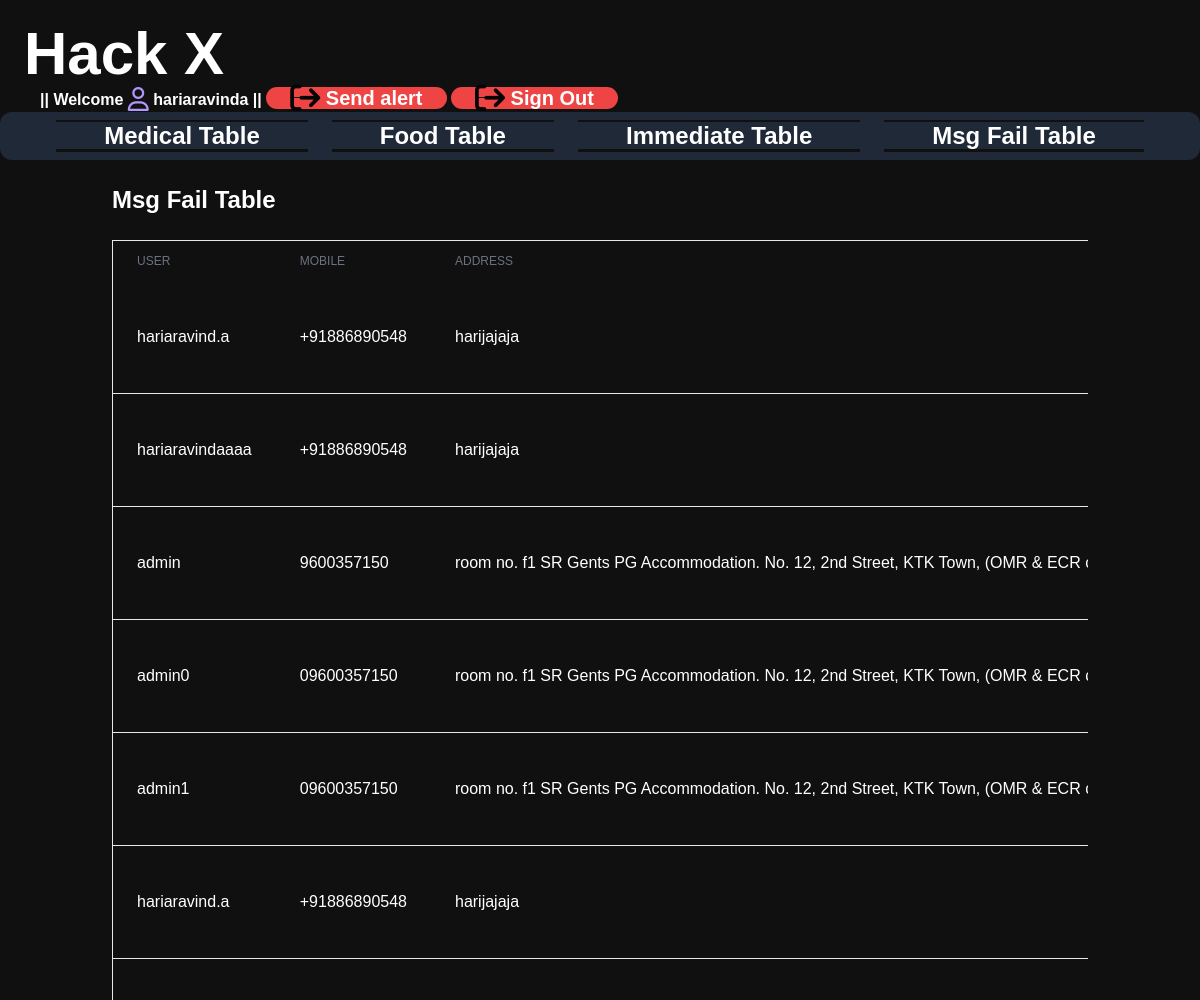
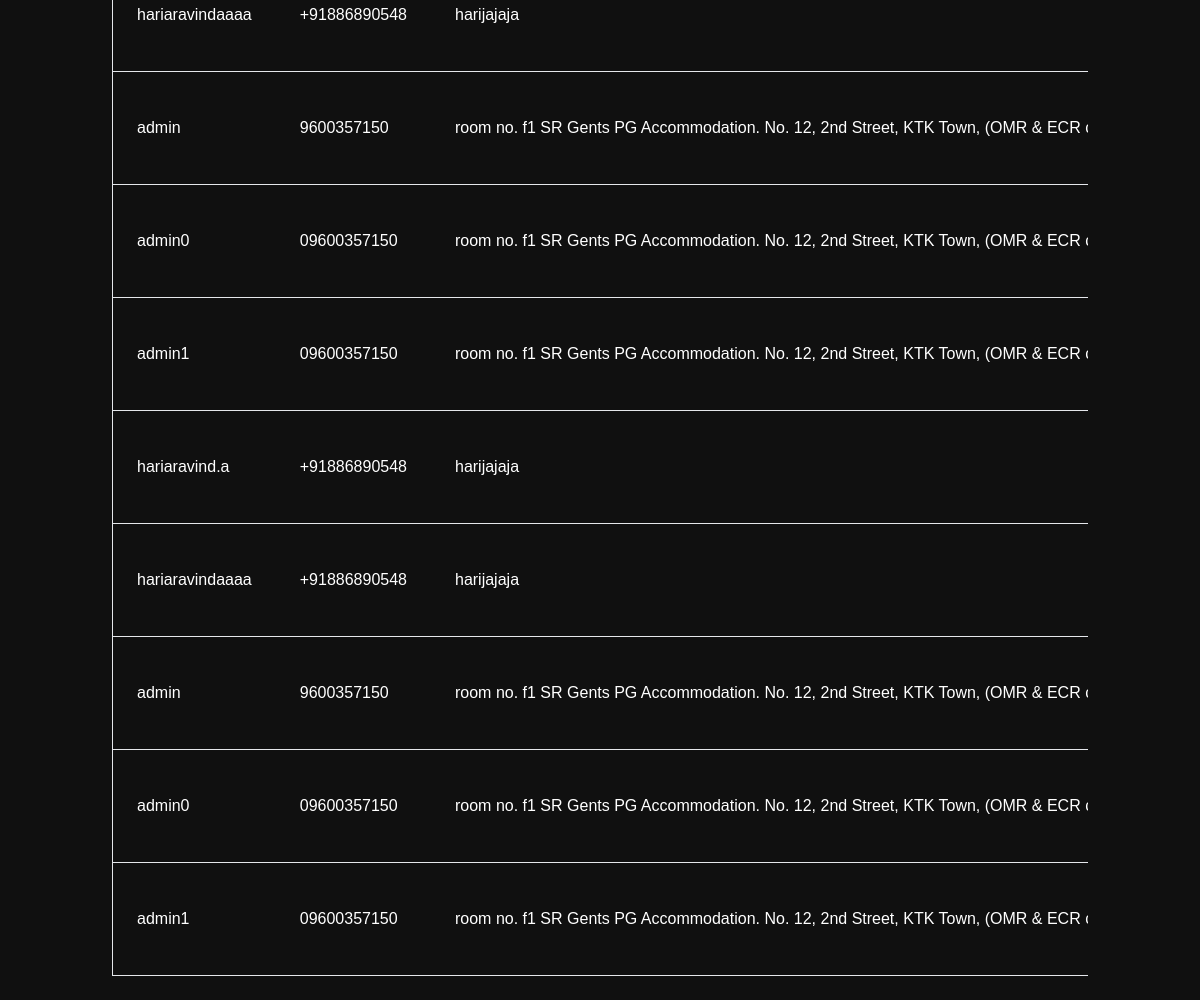
Screenshot of /failmsg/ (signed in) with the database file from the repository (2 pictures, top to bottom).
### myapp/models.py (models this page shows, shortened)
class FailMsg(models.Model):
    name = models.CharField(max_length=100)  # Store the user's name
    phone = models.CharField(max_length=15)  # Store the failed phone number
    error_message = models.TextField()  # Store the error message returned from the Twilio API
    address = models.CharField(max_length=255, blank=True, null=True)  # Store the address (optional)
    timestamp = models.DateTimeField(auto_now_add=True)  # Store when the failure happened

### myapp/views.py (the view)
# urls.py: path('failmsg/', views.failmsg_list_view, name='failmsg' )
def failmsg_list_view(request):
    msgs = FailMsg.objects.all()
    return render(request, 'myapp/msgfailtable.html', {
        'msgs': msgs
    })

### myapp/templates/myapp/msgfailtable.html (shortened to what this page needs)
{% extends "myapp/index.html" %}
{% load static %}
{% block content %}
<div class="container mx-auto p-6">
    <h1 class="text-2xl font-bold mb-6">Msg Fail Table</h1>
    <div class="overflow-x-auto">
        <table class="min-w-full bg-white border border-gray-200">
            <thead class="bg-gray-200">
                <tr>
                    <th class="px-6 py-3 text-left text-xs font-medium text-gray-500 uppercase">User</th>
                    <th class="px-6 py-3 text-left text-xs font-medium text-gray-500 uppercase">Mobile</th>
                    <th class="px-6 py-3 text-left text-xs font-medium text-gray-500 uppercase">Address</th>
                </tr>
            </thead>
            <tbody>
                {% for msg in msgs %}
                <tr class="bg-white border-b hover:bg-gray-50">
                    <td class="px-6 py-4 whitespace-nowrap">{{ msg.name }}</td>
                    <td class="px-6 py-4 whitespace-nowrap">{{ msg.phone }}</td>
                    <td class="px-6 py-4 whitespace-nowrap">{{ msg.address }}</td>
                </tr>
                {% empty %}
                <tr>
                    <td colspan="4" class="px-6 py-4 text-center text-gray-500">No medical purposes found.</td>
                </tr>
                {% endfor %}
            </tbody>
        </table>
    </div>
</div>
{% endblock %}

### myapp/templates/myapp/index.html (shortened to what this page needs)
<!doctype html>
<html>
    <head>
        <script src="https://cdn.tailwindcss.com"></script>
        <link rel="stylesheet" href="https://cdnjs.cloudflare.com/ajax/libs/font-awesome/6.5.2/css/all.min.css" />
    </head>
    <body>
            <h1 class="px-6 pt-6  font-semibold text-white text-6xl">Hack X</h1>
            {% if request.user.is_authenticated %}
                    <a class="pl-10 text-white font-semibold">||            Welcome <i class="fa-regular fa-user fa-xl" style="color: #B197FC;"></i>  {{request.user.username}}         ||</a>
                    {% if user.is_superuser %}
                    <a href="{% url 'myapp:send_sms' %}" class="px-6 py- text-xl text-white rounded-xl font-semibold bg-red-500 hover:text-red-500 hover:bg-white"><i class="fa-solid fa-arrow-right-from-bracket fa-xl" style="color: #050505;"></i>   Send alert</a>
                    {% endif %}
                    <a href="{% url 'myapp:logout' %}" class="px-6  text-xl text-white rounded-xl font-semibold bg-red-500 hover:text-red-500 hover:bg-white"><i class="fa-solid fa-arrow-right-from-bracket fa-xl" style="color: #050505;"></i>   Sign Out</a>
        {% endif %}
        {% if request.user.is_authenticated and request.user.is_staff %}
        <div>
            <nav class="bg-gray-800 rounded-xl p-2">
            <ul class="flex justify-center space-x-6 bg-gray-800 text-2xl rounded-xl w-full">
            <li><a href="{% url 'myapp:medical_purpose_list' %}" class="px-12 bg-gray-800 text-white hover:text-blue-400 border-none">Medical Table</a></li>
            <li><a href="{% url 'myapp:food_purpose_list' %}" class="px-12 bg-gray-800 text-white hover:text-blue-400 border-none">Food Table</a></li>
            <li><a href="{% url 'myapp:immediate_purpose_list' %}" class="px-12 bg-gray-800 text-white hover:text-blue-400 border-none">Immediate Table</a></li>
            <li><a href="{% url 'myapp:failmsg' %}" class="px-12 bg-gray-800 text-white hover:text-blue-400 border-none">Msg Fail Table</a></li>
            </ul>
            </nav>
        </div>
        {% endif %}
        <div class="space">
            {% block content %}
            {% endblock %}
        </div>
    </body>
</html>

### rows the page displays
FailMsg: name "hariaravind.a", phone "+91886890548", address "harijajaja"
FailMsg: name "hariaravindaaaa", phone "+91886890548", address "harijajaja"
FailMsg: name "admin", phone "9600357150", address "room no. f1 SR Gents PG Accommodation. No. 12, 2nd Street, KTK Town, (OMR & ECR…"
FailMsg: name "admin0", phone "09600357150", address "room no. f1 SR Gents PG Accommodation. No. 12, 2nd Street, KTK Town, (OMR & ECR…"
FailMsg: name "admin1", phone "09600357150", address "room no. f1 SR Gents PG Accommodation. No. 12, 2nd Street, KTK Town, (OMR & ECR…"
FailMsg: name "hariaravind.a", phone "+91886890548", address "harijajaja"
FailMsg: name "hariaravindaaaa", phone "+91886890548", address "harijajaja"
FailMsg: name "admin", phone "9600357150", address "room no. f1 SR Gents PG Accommodation. No. 12, 2nd Street, KTK Town, (OMR & ECR…"
FailMsg: name "admin0", phone "09600357150", address "room no. f1 SR Gents PG Accommodation. No. 12, 2nd Street, KTK Town, (OMR & ECR…"
FailMsg: name "admin1", phone "09600357150", address "room no. f1 SR Gents PG Accommodation. No. 12, 2nd Street, KTK Town, (OMR & ECR…"
FailMsg: name "hariaravind.a", phone "+91886890548", address "harijajaja"
FailMsg: name "hariaravindaaaa", phone "+91886890548", address "harijajaja"
FailMsg: name "admin", phone "9600357150", address "room no. f1 SR Gents PG Accommodation. No. 12, 2nd Street, KTK Town, (OMR & ECR…"
FailMsg: name "admin0", phone "09600357150", address "room no. f1 SR Gents PG Accommodation. No. 12, 2nd Street, KTK Town, (OMR & ECR…"
FailMsg: name "admin1", phone "09600357150", address "room no. f1 SR Gents PG Accommodation. No. 12, 2nd Street, KTK Town, (OMR & ECR…"

### other values shown
{{ request.user.username }} "hariaravinda"
